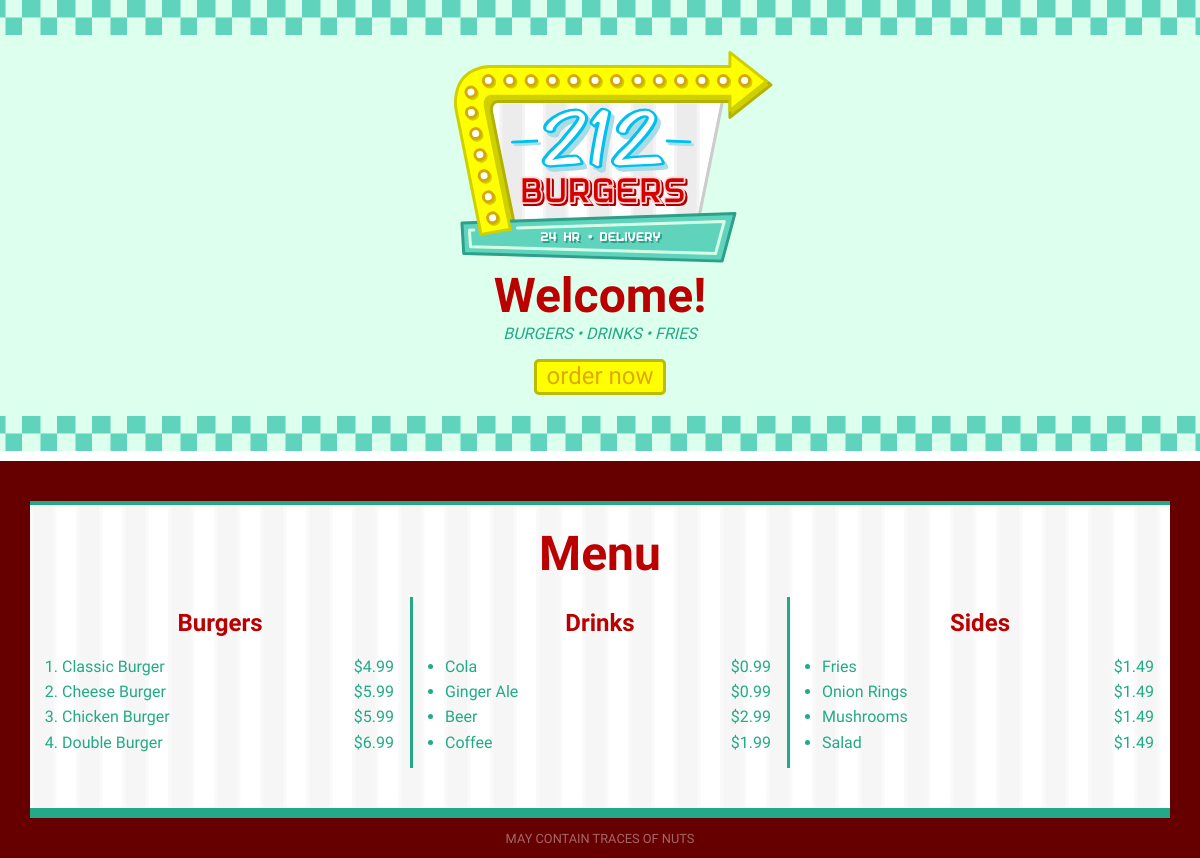
The page / on the database its author committed.
### tables this page shows
CREATE TABLE burgers(
id INTEGER PRIMARY KEY,
burger TEXT UNIQUE,
price FLOAT NOT NULL
);

CREATE TABLE drinks(
id INTEGER PRIMARY KEY,
drink TEXT UNIQUE,
price FLOAT NOT NULL
);

CREATE TABLE sides(
id INTEGER PRIMARY KEY,
side TEXT UNIQUE,
price FLOAT NOT NULL
);

### run.py (the view)
@app.route('/')
def index():
    con = sqlite3.connect(MENUDB)
    menu = fetchMenu(con)
    con.close()
    return render_template('index.html', disclaimer='may contain traces of nuts', burgers=menu['burgers'], drinks=menu['drinks'], sides=menu['sides'])

### run.py (called while the page is built)
def fetchMenu(con):
    burgers = []
    free = '0'
    cur = con.execute('SELECT burger,price FROM burgers WHERE price>=?', (free,))
    for row in cur:
        burgers.append(list(row))
    drinks = []
    cur = con.execute('SELECT drink,price FROM drinks')
    for row in cur:
        drinks.append(list(row))
    sides = []
    cur = con.execute('SELECT side,price FROM sides')
    for row in cur:
        sides.append(list(row))
    return {'burgers':burgers, 'drinks':drinks, 'sides':sides}

### templates/index.html (shortened to what this page needs)
{% extends "base.html" %}
{% block content %}
    <div id="header">
      <img src="{{ url_for('static', filename='logo.svg') }}" id="logo" />
      <h1>Welcome!</h1>
      <em>BURGERS &bull; DRINKS &bull; FRIES</em>
      <p>
        <a class="btn-yellow" href="{{ url_for('order') }}">order now</a>
      </p>
    </div>
        <div id="menu">
            <h1>Menu</h1>
            <div>
              <h2>Burgers</h2>
              <ol class="menu-items">
                {% for burger in burgers %}
                <li>{{ burger[0] }} <span class="price">${{burger[1]}}</span></li>
                {% endfor %}
              </ol>
            </div>
            <div>
              <h2>Drinks</h2>
              <ul class="menu-items">
                {% for drink in drinks %}
                <li>{{ drink[0] }} <span class="price">${{drink[1]}}</span></li>
                {% endfor %}
              </ul>
            </div>
            <div>
              <h2>Sides</h2>
              <ul class="menu-items">
                {% for side in sides %}
                <li>{{ side[0] }} <span class="price">${{side[1]}}</span></li>
                {% endfor %}
              </ul>
            </div>
        </div>
     {% endblock %}

### templates/base.html (shortened to what this page needs)
<!DOCTYPE html>
<html>
  <head>
    {% block head %}
    <link rel="stylesheet" href="{{ url_for('static', filename='screen.css') }}" />
    {% endblock %}
  </head>
  <body>
    {% block content %} blah blah {% endblock %}
    {% block footer %}
    <div id="footer">
      {{ disclaimer|upper }}
    </div>
    {% endblock %}
  </body>
</html>

### static/screen.css (style rules this page uses)
#logo { padding-left: 25px; width: 320px; }
#header { background-color: #DFE; background-image: url(checks.svg), url(checks.svg); background-position: top, bottom; background-repeat: repeat-x; background-size: 35px; border-bottom: white 10px solid; margin-bottom: 40px; padding-top: 50px; padding-bottom: 40px; text-align: center; }
body { background-color: #600; color: #2A8; font-family: 'Monda', sans-serif; margin: 0; }
h1 { color: #B00; font-family: 'Yellowtail', cursive; font-size: 3em; margin: 0; }
h2 { color: #B00; font-family: 'Yellowtail', cursive; }
a { color: #DA0; text-decoration: none; }
#menu { background-color: white; background-image: url(menu-bg.svg); background-size: 46px; border-bottom: #2A8 10px solid; border-top: #2A8 4px solid; display: grid; margin: auto; max-width: 1140px; padding: 20px 0; padding-bottom: 2.5em; grid-template-columns: 1fr 1fr 1fr; grid-template-rows: auto; }
#menu h1 { grid-column: span 3; padding-bottom: 0.3em; text-align: center; }
#menu h2 { margin-top: 0.5em; text-align: center; }
#menu ol, #menu ul { padding-left: 2em; }
#menu li { margin-top: 0.4em; width: 100%; }
#menu .price { float: right; padding-right: 1em; }
#menu div { grid-column: span 3; margin: 0 1em; }
#menu div:nth-child(3) { border-bottom: 3px solid #2A8; border-top: 3px solid #2A8; }
@media only screen and (min-width: 720px) { #menu div { grid-column: auto; margin: 0; } }
@media only screen and (min-width: 720px) { #menu div:nth-child(3) { border: none; border-left: 3px solid #2A8; border-right: 3px solid #2A8; } }
.btn-yellow { background-color: #FF0; border: 3px solid #BB0; border-radius: 5px; color: #DA0; cursor: pointer; display: inline-block; font-size: 1.5em; padding: 0 10px 2px 10px; transition: background-color 0.5s; transition: color 0.5s; }
#footer { color: white; font-size: 0.8em; opacity: 0.4; padding: 1em; text-align: center; }

### rows shown on the page
burgers: burger "Classic Burger", price "4.99"
burgers: burger "Cheese Burger", price "5.99"
burgers: burger "Chicken Burger", price "5.99"
burgers: burger "Double Burger", price "6.99"
drinks: drink "Cola", price "0.99"
drinks: drink "Ginger Ale", price "0.99"
drinks: drink "Beer", price "2.99"
drinks: drink "Coffee", price "1.99"
sides: side "Fries", price "1.49"
sides: side "Onion Rings", price "1.49"
sides: side "Mushrooms", price "1.49"
sides: side "Salad", price "1.49"

### other values the page prints
{{ disclaimer|upper }} "MAY CONTAIN TRACES OF NUTS"
